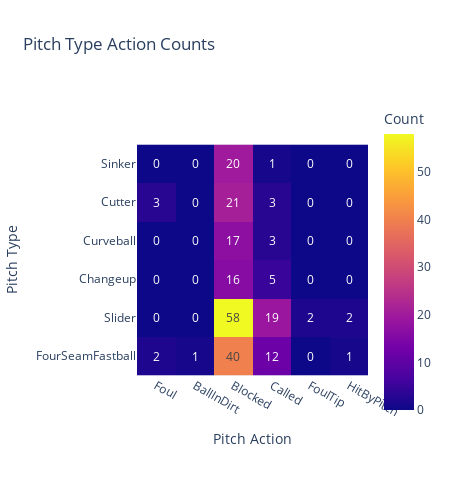

Write notebook code for a chart like this one.
### Code cell
# Create a heatmap with Plotly Express
fig = px.imshow(melted_type_action_df.pivot(index='Pitch Type', columns='Pitch Action', values='Count'),
                x=melted_type_action_df['Pitch Action'].unique(),
                y=melted_type_action_df['Pitch Type'].unique(),
                labels=dict(x='Pitch Action', y='Pitch Type', color='Count'),
                title='Pitch Type Action Counts',
                width=450,
                height=500, 
                text_auto=True)

# Show the plot
fig.show()

# fig.write_image("Pitch Type Action Counts.png", engine='kaleido')

### Figure 1 — Plotly figure (JSON) as saved in the notebook; plotly's stock layout.template omitted (floating-point values rounded to 4 significant figures)
{"data": [{"coloraxis": "coloraxis", "hovertemplate": "Pitch Action: %{x}<br>Pitch Type: %{y}<br>Count: %{z}<extra></extra>", "name": "0", "texttemplate": "%{z}", "type": "heatmap", "x": ["Foul", "BallInDirt", "Blocked", "Called", "FoulTip", "HitByPitch"], "xaxis": "x", "y": ["Sinker", "Cutter", "Curveball", "Changeup", "Slider", "FourSeamFastball"], "yaxis": "y", "z": [[0, 0, 20, 1, 0, 0], [3, 0, 21, 3, 0, 0], [0, 0, 17, 3, 0, 0], [0, 0, 16, 5, 0, 0], [0, 0, 58, 19, 2, 2], [2, 1, 40, 12, 0, 1]]}], "layout": {"coloraxis": {"colorbar": {"title": {"text": "Count"}}, "colorscale": [[0, "#0d0887"], [0.1111, "#46039f"], [0.2222, "#7201a8"], [0.3333, "#9c179e"], [0.4444, "#bd3786"], [0.5556, "#d8576b"], [0.6667, "#ed7953"], [0.7778, "#fb9f3a"], [0.8889, "#fdca26"], [1, "#f0f921"]]}, "height": 500, "title": {"text": "Pitch Type Action Counts"}, "width": 450, "xaxis": {"anchor": "y", "constrain": "domain", "domain": [0, 1], "scaleanchor": "y", "title": {"text": "Pitch Action"}}, "yaxis": {"anchor": "x", "autorange": "reversed", "constrain": "domain", "domain": [0, 1], "title": {"text": "Pitch Type"}}}}
